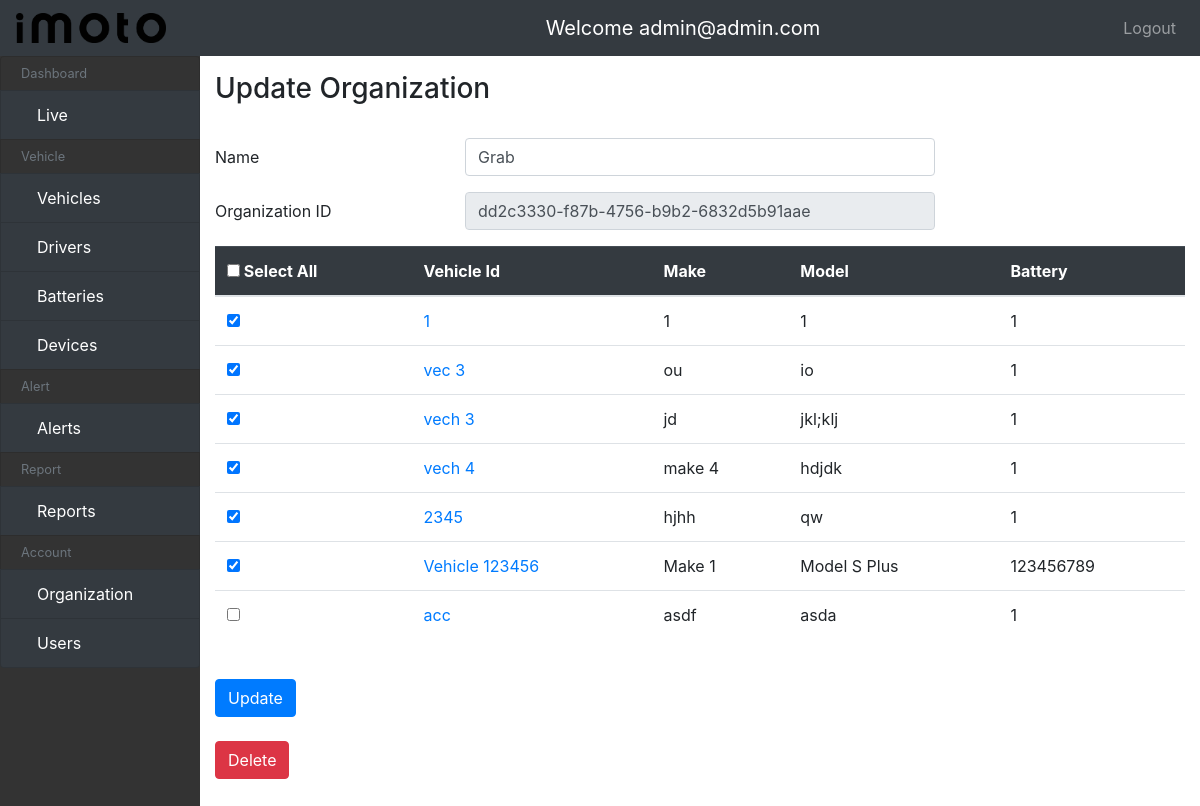
The page /accounts/organizations/8/update/ (signed in) on the database as committed earlier.
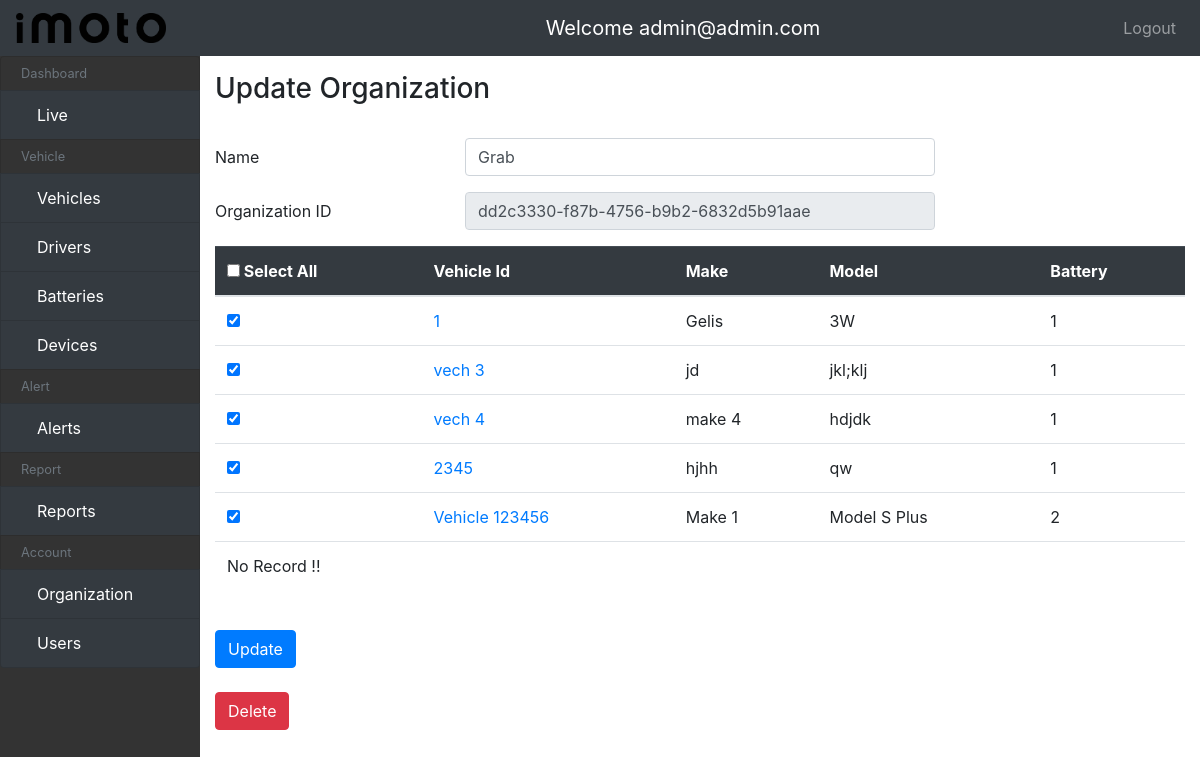
The same page on the database as committed later.
### Vehicle/models.py (models this page shows, shortened)
class Vehicle(models.Model):
    vehicle_id = models.CharField(
        verbose_name="Vehicle Id",
        max_length=50
    )
    device = models.ForeignKey(
        Device,
        related_name="vehicle",
        verbose_name="device",
        on_delete=models.CASCADE
    )
    battery_id = models.ForeignKey(
        Battery,
        related_name="vehicle",
        on_delete=models.CASCADE,
        verbose_name="battery id",
        max_length=255
    )
    make = models.CharField(
        verbose_name="make",
        max_length=50
    )
    model = models.CharField(
        verbose_name="model",
        max_length=50
    )
    year = models.CharField(
        verbose_name="year",
        max_length=4
    )
    tag = models.CharField(
        verbose_name="tag",
        max_length=255,
        blank=True,
        null=True
    )
    created_at = models.DateTimeField(
        auto_now=True,
        verbose_name="created at"
        )
    organization = models.ForeignKey(
        Organization, related_name="vehicles", null=True, blank=True, on_delete=models.SET_NULL)
    profile = models.ForeignKey(
        Profile, related_name="vehicles", null=True, blank=True, on_delete=models.SET_NULL)

class Battery(models.Model):
    battery_number = models.CharField(
        verbose_name="battery number",
        max_length=50
    )
    capacity = models.CharField(
        verbose_name="battery capacity",
        max_length=100
    )
    onboarding_date = models.DateTimeField(
        default=timezone.now,
        verbose_name="onboarding date"
    )
    class Meta:
        verbose_name = "Battery"
        verbose_name_plural = "Batteries"
    def __str__(self):
        return self.battery_number

### account/views.py (the view, shortened to what this page needs)
# urls.py: path("organizations/<pk>/update/", OrganizationUpdateView.as_view(),
@method_decorator(admin_only, name="dispatch")
class OrganizationUpdateView(AdminOnlyPermissions, UpdateView):
    queryset = Organization.objects.all()
    template_name = "account/update_organization.html"
    form_class = OrganizationUpdateForm
    context_object_name = "organization"
    def get_context_data(self, **kwargs):
        context = super().get_context_data(**kwargs)
        org = self.get_object()
        selected_vehicles = org.vehicles.all()
        available_vehicles = Vehicle.objects.filter(organization=None)
        context.update({
            "available_vehicles": available_vehicles,
            "selected_vehicles": selected_vehicles,
        })
        return context

### account/forms.py
class OrganizationUpdateForm(forms.ModelForm):
    class Meta:
        model = Organization
        fields = ("name",)

### ev/permissions.py (called while the page is built)
def admin_only(view_func):
    def wrapper_func(request, *args, **kwargs):
        if request.user.is_admin:
            return view_func(request, *args, **kwargs)
        else:
            print("yolo")
            raise Http404()
    return wrapper_func

    def has_permission(self):
        if self.request.user.is_admin:
            return True
        return False

### templates/account/update_organization.html (shortened to what this page needs)
{% extends "main.html" %}
{% load static %}
{% load bootstrap4 %}
{% block content %}
  <h3>Update Organization</h3>
  <br>
  <form  action="{% url 'organization-update' organization.pk %}" method="post">
    <div class="form-group row">
      <label class="col-md-3 col-form-label" for="id_name">Name</label>
      <div class="col-md-6">
        <input type="text" name="name" value="{{organization.name}}" maxlength="200" class="form-control" placeholder="Name" title="" required="" id="id_name">
      </div>
    </div>
    <div class="form-group row">
      <label class="col-md-3 col-form-label" for="id_uuid">Organization ID</label>
      <div class="col-md-6">
        <input type="text" name="uuid" value="{{organization.uuid}}" maxlength="100" class="form-control" placeholder="UUID" title="" required="" id="id_uuid" readonly>
      </div>
    </div>
    <table class="table">
      <thead class="table-dark">
        <tr>
          <th scope="col">
            <input type="checkbox" onclick='selects()' name="select_all"/> Select All<br/>
          </th>
          <th scope="col">Vehicle Id</th>
          <th scope="col">Make</th>
          <th scope="col">Model</th>
          <th scope="col">Battery</th>
        </tr>
      </thead>
      <tbody>
        {% if selected_vehicles %}
        {% for vehicle in selected_vehicles %}
        <tr>
          <th scope="row">
            <input type="checkbox" name="vehicles" value="{{vehicle.id}}" checked><br/>
          </th>
          <td><a href="{% url 'vehicle-update' vehicle.id %}">{{vehicle.vehicle_id}}</a></td>
          <td>{{vehicle.make}}</td>
          <td>{{vehicle.model}}</td>
          <td>{{vehicle.battery_id}}</td>
        </tr>
        {% endfor %}
        {% endif %}
        {% if available_vehicles %}
        {% for vehicle in available_vehicles %}
        <tr>
          <th scope="row">
            <input type="checkbox" name="vehicles" value="{{vehicle.id}}"><br/>
          </th>
          <td><a href="{% url 'vehicle-update' vehicle.id %}">{{vehicle.vehicle_id}}</a></td>
          <td>{{vehicle.make}}</td>
          <td>{{vehicle.model}}</td>
          <td>{{vehicle.battery_id}}</td>
        </tr>
        {% endfor %}
        {% else %}
        <tr class="no-data">
        <td colspan="14">No Record !!</td>
        </tr>
        {% endif %}
      </tbody>
    </table>
      <br>
      <button type="submit" class="btn btn-primary">Update</button>
  </form>
<br>
  <a href="#"><button class="btn btn-danger">Delete</button></a>
{% endblock %}

Rows that differ between the two databases and show on the page:
removed Vehicle: vehicle_id "vec 3", make "ou", model "io", battery_id "1", shown under "Update Organization"
no longer on this page (row edited): Vehicle: vehicle_id "acc", make "asdf", model "asda", battery_id "1"
changed Vehicle: make "1" → "Gelis"; model "1" → "3W"
changed through a linked row, Vehicle "Vehicle 123456": battery_id "123456789" → "2"
Other text that changed with them:
text now shown: "No Record !!"
